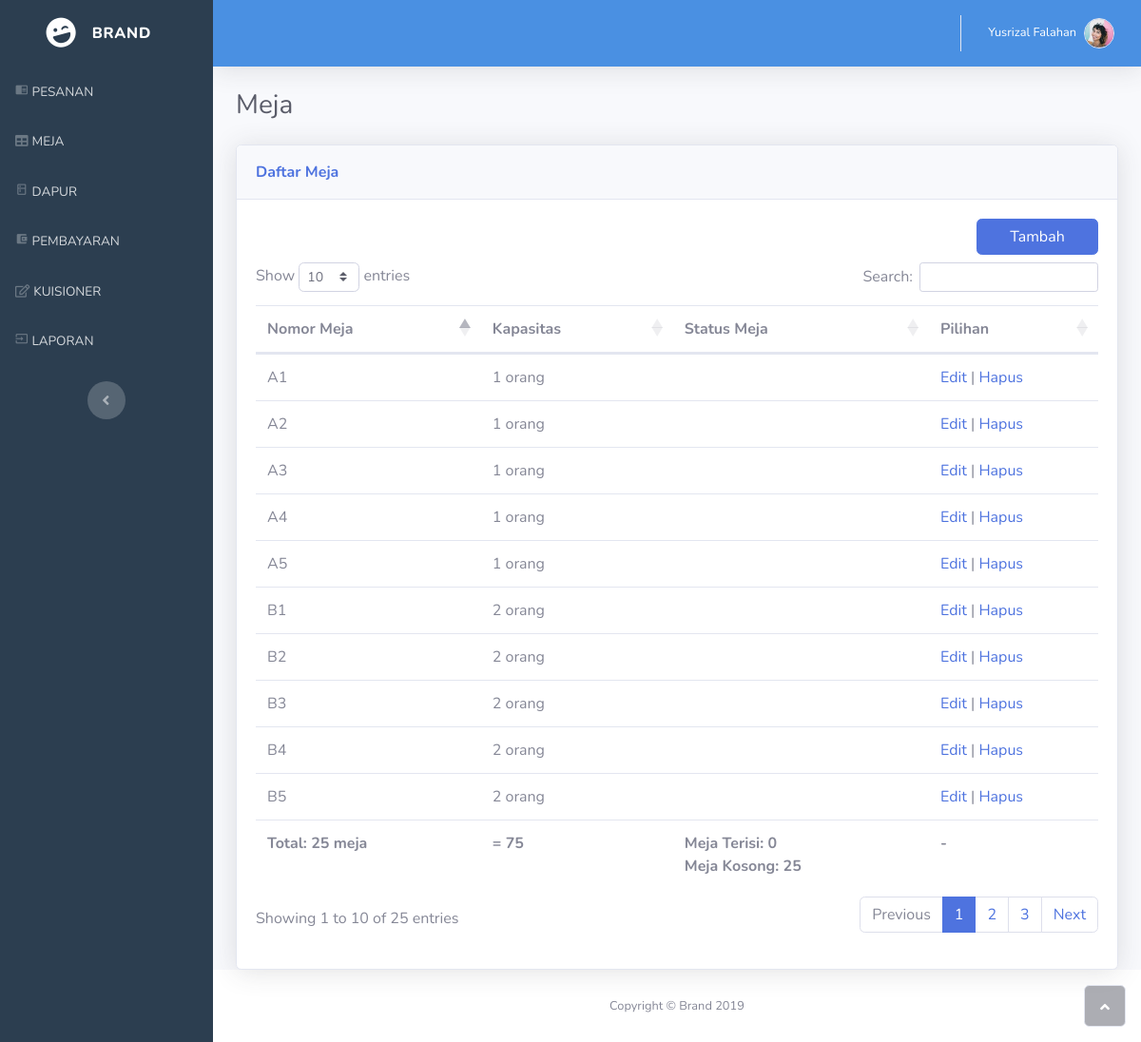
The app's page /meja.php (signed in) with its own data.
### tables this page shows
CREATE TABLE `meja` (
  `no_meja` varchar(2) NOT NULL,
  `kapasitas` varchar(3) DEFAULT NULL,
  `status_meja` varchar(15) DEFAULT NULL
);

### model/Meja.php (called while the page is built, shortened)
<?php
class Meja
{
    function getListMeja()
    {
        $conn = dbConnect();
        if ($conn->connect_errno == 0) {
            $sql = "SELECT * FROM meja";
            $res = $conn->query($sql);
            if ($res) {
                $data = $res->fetch_all(MYSQLI_ASSOC);
                return $data;
            } else {
                return false;
            }
        } else {
            return false;
        }
    }
    function getCountTotalData($condition = "")
    {
        $conn = dbConnect();
        if ($conn->connect_errno == 0) {
            $sql = "SELECT count(no_meja) as jumlahMeja FROM meja $condition";
            $res = $conn->query($sql);
            $data = $res->fetch_assoc();
            return $data;
        } else {
            return false;
        }
    }
    function getCountTotalKapasitas()
    {
        $conn = dbConnect();
        if ($conn->connect_errno == 0) {
            $sql = "SELECT sum(kapasitas) as totalKapasitas FROM meja ";
            $res = $conn->query($sql);
            $data = $res->fetch_assoc();
            return $data;
        } else {
            return false;
        }
    }
}
?>

### meja.php (the view, shortened to what this page needs)
<?php
if (empty($_SESSION['nip']) && empty($_SESSION['password'])) {
    echo "Sementara : Anda harus login terlebih dahulu";
} else {
    include_once("functions.php");
    ?>
    <!DOCTYPE html>
    <html>
    <head>
        <link rel="stylesheet" href="assets/bootstrap/css/bootstrap.min.css">
        <link rel="stylesheet" href="assets/fonts/fontawesome-all.min.css">
        <link rel="stylesheet" href="assets/fonts/material-icons.min.css">
        <link rel="stylesheet" type="text/css"
              href="https://cdn.datatables.net/1.10.19/css/dataTables.bootstrap4.min.css">
    </head>
    <body id="page-top">
    <div id="wrapper">
        <?php navigator(); ?>
        <div class="d-flex flex-column" id="content-wrapper">
            <div id="content">
                <?php banner(); ?>
                <div class="container-fluid">
                    <h3 class="text-dark mb-4">Meja</h3>
                    <div class="card shadow">
                        <div class="card-header py-3">
                            <p class="text-primary m-0 font-weight-bold">Daftar Meja</p>
                        </div>
                        <div class="card-body">
                            <div class="row">
                                <div class="col-md-6 text-nowrap">
                                </div>
                                <div class="col-md-6">
                                    <div class="text-md-right dataTables_filter" id="dataTable_filter"><a
                                                class="btn btn-primary" role="button" style="width: 128px;"
                                                href="meja-tambah.php">Tambah</a></div>
                                </div>
                            </div>
                            <div class="table-responsive table mt-2" id="dataTable" role="grid"
                                 aria-describedby="dataTable_info">
                                <table class="table dataTable my-0 table-hover" id="dataTableMeja">
                                    <thead>
                                    <tr>
                                        <th>Nomor Meja</th>
                                        <th>Kapasitas</th>
                                        <th>Status Meja</th>
                                        <th style="width: 140px;">Pilihan</th>
                                    </tr>
                                    </thead>
                                    <tbody>
                                    <?php
                                    include_once "model/Meja.php";
                                    $meja = new Meja();
                                    $dataMeja = $meja->getListMeja();
                                    foreach ($dataMeja as $data) {
                                        echo "<tr>
                                            <td>$data[no_meja]</td>
                                            <td>$data[kapasitas] orang</td>
                                            <td>$data[status_meja]</td>
                                            <td><a href='meja-edit.php?id=$data[no_meja]'>Edit</a> |
                                                <a href='action/action_meja.php?act=hapus&id=$data[no_meja]'
                                                    onclick='return confirm(`Hapus data meja dengan nomor $data[no_meja] ?`)'>Hapus</a></td>
                                        </tr>";
                                    }
                                    ?>
                                    </tbody>
                                    <tfoot>
                                    <tr>
                                        <td><strong>
                                                <?php $totalData = $meja->getCountTotalData();
                                                echo "Total:  $totalData[jumlahMeja]  meja"; ?><br>
                                            </strong>
                                        </td>
                                        <td><strong><?php $totalKapasitas = $meja->getCountTotalKapasitas();
                                                echo "= $totalKapasitas[totalKapasitas]"; ?><br>
                                            </strong>
                                        </td>
                                        <td><strong>
                                                <?php $jumlahMejaTerisi = $meja->getCountTotalData("where status_meja is not null");
                                                $jumlahMejaKosong = $meja->getCountTotalData("where status_meja is null OR status_meja='kosong'");
                                                echo "Meja Terisi: $jumlahMejaTerisi[jumlahMeja] <br>
                                                      Meja Kosong: $jumlahMejaKosong[jumlahMeja]"; ?><br>
                                            </strong>
                                        </td>
                                        <td><strong> - <br></strong></td>
                                    </tr>
                                    </tfoot>
                                </table>
                            </div>
                        </div>
                    </div>
                </div>
            </div>
            <footer class="bg-white sticky-footer">
                <div class="container my-auto">
                    <div class="text-center my-auto copyright"><span>Copyright © Brand 2019</span></div>
                </div>
            </footer>
        </div>
        <a class="border rounded d-inline scroll-to-top" href="#page-top"><i class="fas fa-angle-up"></i></a></div>
    </body>
    </html>
<?php } ?>

### functions.php (shortened to what this page needs)
<?php
function banner()
{
    ?>
    <head>
        <link rel="stylesheet" href="assets/bootstrap/css/bootstrap.min.css">
        <link rel="stylesheet" href="assets/fonts/fontawesome-all.min.css">
        <link rel="stylesheet" href="assets/fonts/material-icons.min.css">
    </head>
    <nav class="navbar navbar-light navbar-expand shadow mb-4 topbar static-top"
         style="background: #4A90E2;">
        <div class="container-fluid">
            <ul class="nav navbar-nav flex-nowrap ml-auto">
                <li class="nav-item dropdown no-arrow mx-1" role="presentation">
                <li class="nav-item dropdown no-arrow"><a class="dropdown-toggle nav-link"
                                                          data-toggle="dropdown" aria-expanded="false" href="#"></a>
                </li>
                </li>
                <li class="nav-item dropdown no-arrow mx-1" role="presentation">
                <li class="nav-item dropdown no-arrow"><a class="dropdown-toggle nav-link"
                                                          data-toggle="dropdown" aria-expanded="false" href="#"></a>
                </li>
                </li>
                <li class="nav-item dropdown no-arrow" role="presentation">
                <li class="nav-item dropdown no-arrow"><a class="dropdown-toggle nav-link"
                                                          data-toggle="dropdown" aria-expanded="false" href="#"><span
                                class="mr-2 small"
                                style="color: #fff;"><?php echo "$_SESSION[nama]"; ?></span><img
                                class="border rounded-circle img-profile"
                                src="assets/img/avatars/avatar1.jpeg"></a>
                </li>
                </li>
            </ul>
        </div>
    </nav>
    <?php
}
function navigator()
{
    ?>
    <nav class="navbar navbar-dark align-items-start sidebar sidebar-dark accordion bg-gradient-primary p-0"
         style="background: #2C3E50;">
        <div class="container-fluid d-flex flex-column p-0">
            <a class="navbar-brand d-flex justify-content-center align-items-center sidebar-brand m-0" href="#">
                <div class="sidebar-brand-icon rotate-n-15"><i class="fas fa-laugh-wink"></i></div>
                <div class="sidebar-brand-text mx-3"><span>Brand</span></div>
            </a>
            <ul class="nav navbar-nav text-light" id="accordionSidebar">
                <li class="nav-item" role="presentation"><a class="nav-link" href="pesanan.php"><i
                                class="material-icons">chrome_reader_mode</i><span>PESANAN</span></a></li>
                <li class="nav-item" role="presentation"><a class="nav-link" href="meja.php"><i
                                class="fas fa-table"></i><span>MEJA</span></a></li>
                <li class="nav-item" role="presentation"><a class="nav-link" href="daftar-menu.php"><i
                                class="material-icons">kitchen</i><span>DAPUR</span></a></li>
                <li class="nav-item" role="presentation"><a class="nav-link" href="pembayaran.php"><i
                                class="material-icons">account_balance_wallet</i><span>PEMBAYARAN</span></a></li>
                <li class="nav-item" role="presentation"><a class="nav-link" href="kuisioner.php"><i
                                class="far fa-edit"></i><span>KUISIONER</span></a></li>
                <li class="nav-item" role="presentation"><a class="nav-link"><i class="material-icons">input</i><span>LAPORAN</span></a>
                </li>
            </ul>
            <div class="text-center d-none d-md-inline">
                <button class="btn rounded-circle border-0" id="sidebarToggle" type="button"></button>
            </div>
        </div>
    </nav>
    <?php
}
    ?>

### records on screen
meja: no_meja "A1", kapasitas "1"
meja: no_meja "A2", kapasitas "1"
meja: no_meja "A3", kapasitas "1"
meja: no_meja "A4", kapasitas "1"
meja: no_meja "A5", kapasitas "1"
meja: no_meja "B1", kapasitas "2"
meja: no_meja "B2", kapasitas "2"
meja: no_meja "B3", kapasitas "2"
meja: no_meja "B4", kapasitas "2"
meja: no_meja "B5", kapasitas "2"

### other values on screen
$_SESSION[nama] "Yusrizal Falahan"
$totalData[jumlahMeja] "25"
$totalKapasitas[totalKapasitas] "75"
$jumlahMejaTerisi[jumlahMeja] "0"
$jumlahMejaKosong[jumlahMeja] "25"
